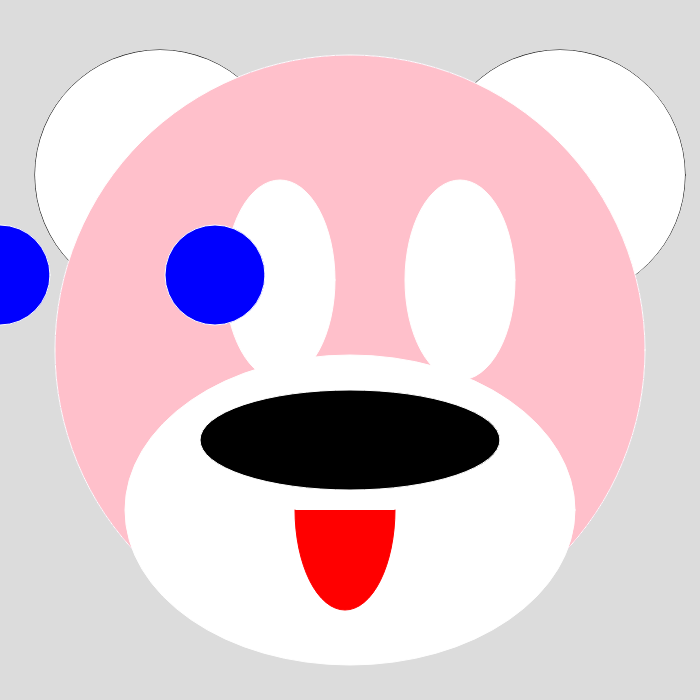
Frame 1 (no input)
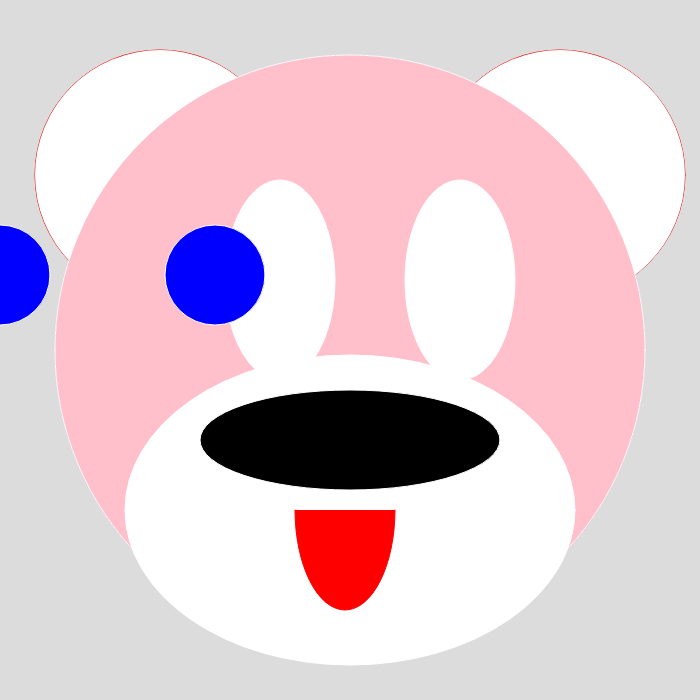
Frame 60 (no input)
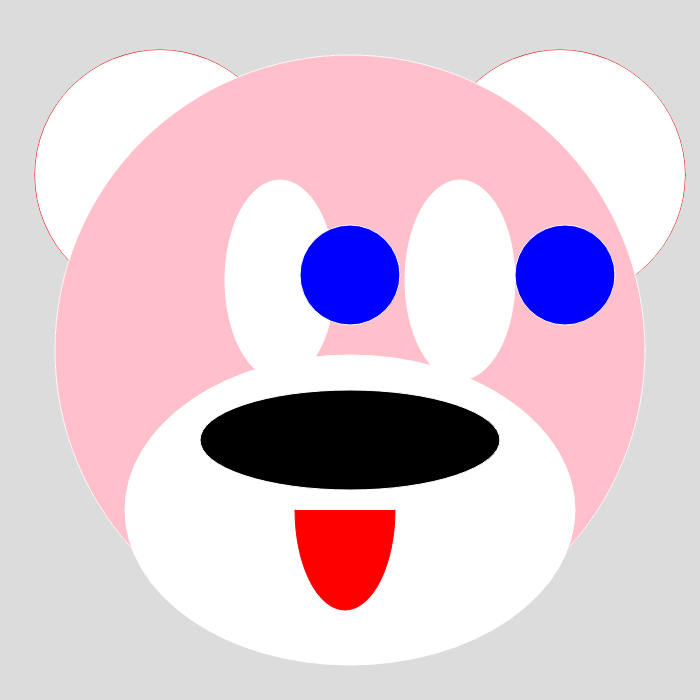
Frame 120 (the mouse pressed at the canvas centre since frame 60)

The p5.js sketch that drew these frames (run headless with seeded random() and noise() and a simulated clock; from frame 60 on, the mouse is pressed at the canvas centre):

// p5.js sketch
// ── sketch.js
/*  
    self portrait
    v3-interact-ce
    mmp210 example week 4
    test
*/

var eyecolor = 275;
var facecolor = 350;
var bloodthickness = 20;
var eary1 = 175;
var earx1 = 160;
var earx2 = 560;
var earsize1 = 250;
var eyeball = 280;

//ear variables
var earx = 160;
var eary = 175;
var earx2 = 560;
var eary2 = 175;
var earsize1 = 250;
var earsize2 = 250;

//head variables
var headwidth = 350;
var headheight = 350;

//eyes variables
var eyex = 460;
var eyex2 = 280;
var eyey = 280;
var eyey2 = 280;
var eyewidth1 = 110;
var eyeweidth2 = 110;

//pupil variables
var pupilx = 260;
var pupilx2 = 475;
var pupily = 275;
var pupily2 = 275;
var pupilsize = 100;

//mouth variables
var cheekx = 350;
var cheeky = 510;
var cheekwidth = 400;

//nose variables
var nosex = 350;
var nosey = 440;
var nosewidth = 300; //edit
var lipx = 350;
var lipy = 450;
var lipwidth = 20;
var lipheight = 200


function setup() {
    createCanvas(700, 700);
}

function draw() {
    //default
    background(220);
    //ears
    fill("black");
    ellipse(earx1, eary1, 250);
    ellipse(earx2, eary1, 250);

    //head
    noStroke();
    fill("purple");
    ellipse(facecolor, facecolor, 590);

    //mouth
    fill("white");
    ellipse(350, 510, 400, 310);
    ellipse(earx, eary, 250);
    ellipse(earx2, eary2, 250);
    //head
    stroke("none")
    fill("pink");
    ellipse(headwidth, headheight, 590);
    //eyes
    fill("white");
    ellipse(eyex, eyey, 110, 200);
    ellipse(eyex2, eyey2, 110, 200);
    
    //eyecolor
    fill("blue");
    pupilx = mouseX;
    pupilx2 = mouseX + 215;
    ellipse(pupilx, pupily, 100);
    ellipse(pupilx2, pupily2, 100);
    
    //cheeks
    fill("white");
    ellipse(cheekx, cheeky, 450, 310);
    //nose 
    fill("black");
    ellipse(nosex, nosey, nosewidth, 100);
    stroke("black");
    //mouth
    stroke("red");
    fill("red");
    arc(345, 510, 100, 200, 0, PI);

}

// ── style.css
h1{font-family: fantasy;
    margin-left: 30%;
    color:darkslategrey;
	font-size:65px;
	text-decoration:underline;}
body{font-family:verdana;
    padding:30;
    background-image: url(../LGself_portraitmmp210/gradient.jpg);}
p{font-size:80%;
  text-align: center;}
img {text-align:center; }
ul{color:darksalmon;
text-align: center;}
div {
    width: 300px;
    border: 2px solid pink;
    padding: 10px;
    margin: 5px;
}
